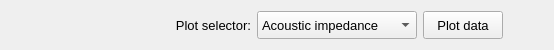
                   <widget class="QFrame" name="frame_plot_buttons">
                    <property name="maximumSize">
                     <size>
                      <width>16777215</width>
                      <height>48</height>
                     </size>
                    </property>
                    <property name="frameShape">
                     <enum>QFrame::NoFrame</enum>
                    </property>
                    <property name="frameShadow">
                     <enum>QFrame::Raised</enum>
                    </property>
                    <layout class="QGridLayout" name="gridLayout_19">
                     <item row="0" column="4">
                      <spacer name="horizontalSpacer_5">
                       <property name="orientation">
                        <enum>Qt::Horizontal</enum>
                       </property>
                       <property name="sizeHint" stdset="0">
                        <size>
                         <width>40</width>
                         <height>20</height>
                        </size>
                       </property>
                      </spacer>
                     </item>
                     <item row="0" column="2">
                      <widget class="QComboBox" name="comboBox_plot_type">
                       <property name="minimumSize">
                        <size>
                         <width>160</width>
                         <height>28</height>
                        </size>
                       </property>
                       <property name="maximumSize">
                        <size>
                         <width>200</width>
                         <height>28</height>
                        </size>
                       </property>
                       <property name="font">
                        <font>
                         <pointsize>10</pointsize>
                        </font>
                       </property>
                       <item>
                        <property name="text">
                         <string>Acoustic impedance</string>
                        </property>
                       </item>
                      </widget>
                     </item>
                     <item row="0" column="3">
                      <widget class="QPushButton" name="pushButton_plot_data">
                       <property name="minimumSize">
                        <size>
                         <width>80</width>
                         <height>28</height>
                        </size>
                       </property>
                       <property name="maximumSize">
                        <size>
                         <width>220</width>
                         <height>28</height>
                        </size>
                       </property>
                       <property name="font">
                        <font>
                         <pointsize>10</pointsize>
                        </font>
                       </property>
                       <property name="text">
                        <string>Plot data</string>
                       </property>
                      </widget>
                     </item>
                     <item row="0" column="0">
                      <spacer name="horizontalSpacer_9">
                       <property name="orientation">
                        <enum>Qt::Horizontal</enum>
                       </property>
                       <property name="sizeHint" stdset="0">
                        <size>
                         <width>40</width>
                         <height>20</height>
                        </size>
                       </property>
                      </spacer>
                     </item>
                     <item row="0" column="1">
                      <widget class="QLabel" name="label_18">
                       <property name="minimumSize">
                        <size>
                         <width>200</width>
                         <height>0</height>
                        </size>
                       </property>
                       <property name="maximumSize">
                        <size>
                         <width>200</width>
                         <height>16777215</height>
                        </size>
                       </property>
                       <property name="font">
                        <font>
                         <pointsize>10</pointsize>
                        </font>
                       </property>
                       <property name="text">
                        <string>Plot selector:</string>
                       </property>
                       <property name="alignment">
                        <set>Qt::AlignRight|Qt::AlignTrailing|Qt::AlignVCenter</set>
                       </property>
                      </widget>
                     </item>
                    </layout>
                   </widget>
